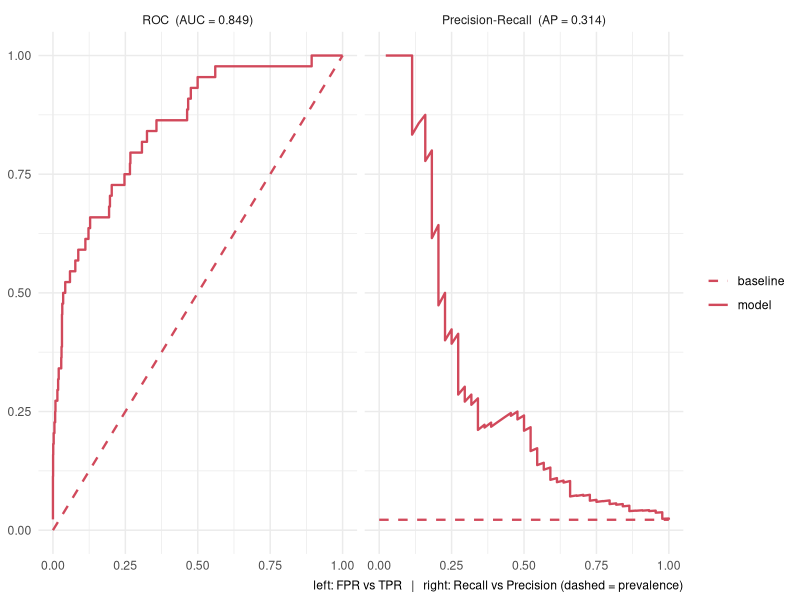
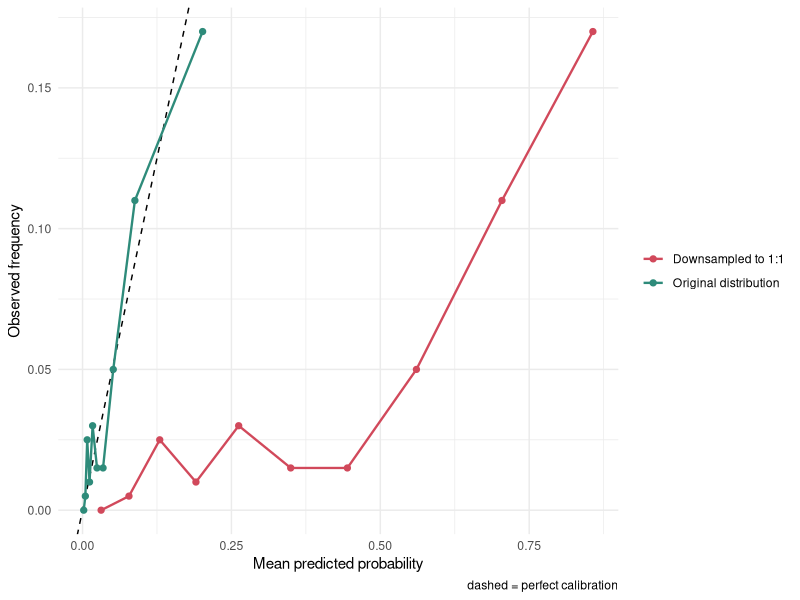
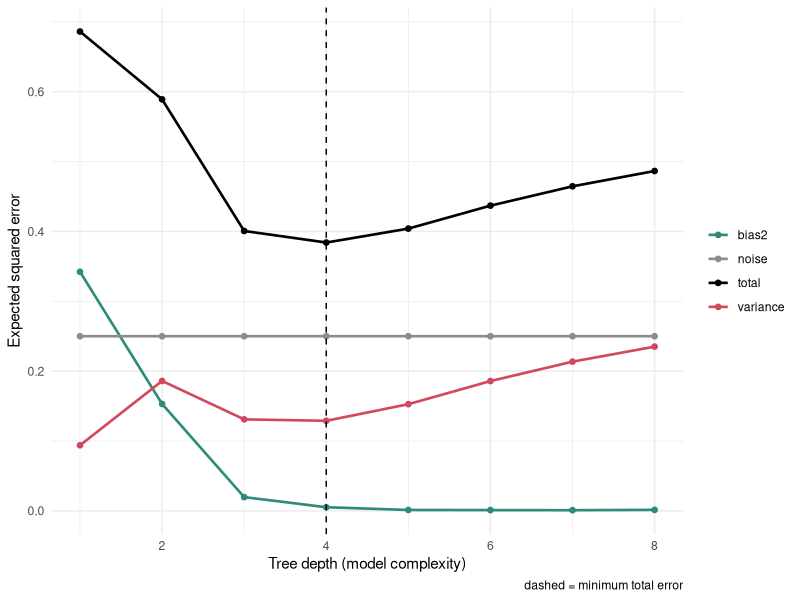

The R source for these figures, in order:
## ---- chunk 1
#| eval: true
#| message: false
library(ggplot2)

set.seed(2026)
n <- 2000
label <- rbinom(n, 1, 0.02)
score <- rnorm(n, mean = ifelse(label == 1, 1.5, 0))

# ROC-AUC = 양성이 음성보다 높은 점수를 받을 확률 (Mann-Whitney)
auc_roc <- function(s, l) {
  r <- rank(s); n1 <- sum(l == 1); n0 <- sum(l == 0)
  (sum(r[l == 1]) - n1 * (n1 + 1) / 2) / (n1 * n0)
}
# PR-AUC = average precision
avg_prec <- function(s, l) {
  o <- order(s, decreasing = TRUE); y <- l[o]
  tp <- cumsum(y == 1)
  sum((tp / seq_along(y))[y == 1]) / sum(l == 1)
}

data.frame(
  prevalence  = round(mean(label), 3),
  n_positive  = sum(label),
  ROC_AUC     = round(auc_roc(score, label), 3),
  PR_AUC      = round(avg_prec(score, label), 3),
  PR_baseline = round(mean(label), 3)
)
## ---- chunk 2
#| eval: true
#| fig-width: 8
#| fig-height: 3.6
o <- order(score, decreasing = TRUE); y <- label[o]
tp <- cumsum(y == 1); fp <- cumsum(y == 0)
prev <- mean(label)

curves <- rbind(
  data.frame(panel = sprintf("ROC  (AUC = %.3f)", auc_roc(score, label)),
             x = fp / sum(label == 0), y = tp / sum(label), type = "model"),
  data.frame(panel = sprintf("Precision-Recall  (AP = %.3f)", avg_prec(score, label)),
             x = tp / sum(label), y = tp / seq_along(y), type = "model")
)
refs <- rbind(
  data.frame(panel = sprintf("ROC  (AUC = %.3f)", auc_roc(score, label)),
             x = c(0, 1), y = c(0, 1), type = "baseline"),
  data.frame(panel = sprintf("Precision-Recall  (AP = %.3f)", avg_prec(score, label)),
             x = c(0, 1), y = c(prev, prev), type = "baseline")
)

plot_df <- rbind(curves, refs)
plot_df$panel <- factor(plot_df$panel, levels = unique(curves$panel))  # ROC를 왼쪽에

ggplot(plot_df, aes(x, y, linetype = type)) +
  geom_line(linewidth = .8, colour = "#d1495b") +
  facet_wrap(~ panel, scales = "free_x") +
  scale_linetype_manual(values = c(model = 1, baseline = 2)) +
  labs(x = NULL, y = NULL, linetype = NULL,
       caption = "left: FPR vs TPR   |   right: Recall vs Precision (dashed = prevalence)") +
  theme_minimal()
## ---- chunk 3
#| eval: true
# 실제 운영 조건으로 환산하면?
recall <- tp / sum(label); precision <- tp / seq_along(y)
do.call(rbind, lapply(c(0.3, 0.5, 0.8), function(r) {
  i <- which(recall >= r)[1]
  data.frame(target_recall = r, n_tested = i,
             true_positives = tp[i], precision = round(precision[i], 3))
}))
## ---- chunk 4
#| eval: true
set.seed(2026)
n <- 4000
x <- rnorm(n)
p_true <- plogis(-4 + 1.5 * x)          # 실제 유병률이 낮은 상황
y <- rbinom(n, 1, p_true)
d <- data.frame(x, y)
tr <- 1:2000; te <- 2001:4000

# ① 원래 분포 그대로 학습
m_plain <- glm(y ~ x, data = d[tr, ], family = binomial)

# ② 다수 class를 다운샘플링해 1:1로 맞춰 학습
pos <- tr[d$y[tr] == 1]
neg <- sample(tr[d$y[tr] == 0], length(pos))
m_bal <- glm(y ~ x, data = d[c(pos, neg), ], family = binomial)

p1 <- predict(m_plain, d[te, ], type = "response")
p2 <- predict(m_bal,   d[te, ], type = "response")
brier <- function(p, y) mean((p - y)^2)

data.frame(
  model       = c("Original distribution", "Downsampled to 1:1"),
  mean_pred   = round(c(mean(p1), mean(p2)), 3),
  observed    = round(mean(d$y[te]), 3),
  ROC_AUC     = round(c(auc_roc(p1, d$y[te]), auc_roc(p2, d$y[te])), 3),
  Brier       = round(c(brier(p1, d$y[te]), brier(p2, d$y[te])), 4)
)
## ---- chunk 5
#| eval: true
#| fig-width: 6.5
#| fig-height: 3.5
cal <- function(p, lab, name, bins = 10) {
  g <- cut(p, quantile(p, seq(0, 1, length.out = bins + 1)),
           include.lowest = TRUE)
  data.frame(model = name,
             predicted = tapply(p, g, mean),
             observed  = tapply(lab, g, mean))
}
cal_df <- rbind(cal(p1, d$y[te], "Original distribution"),
                cal(p2, d$y[te], "Downsampled to 1:1"))

ggplot(cal_df, aes(predicted, observed, colour = model)) +
  geom_abline(linetype = 2) +
  geom_line(linewidth = .8) + geom_point(size = 1.8) +
  scale_colour_manual(values = c("Original distribution" = "#2e8b7a",
                                 "Downsampled to 1:1"    = "#d1495b")) +
  labs(x = "Mean predicted probability", y = "Observed frequency", colour = NULL,
       caption = "dashed = perfect calibration") +
  theme_minimal()
## ---- chunk 6
#| eval: true
#| message: false
library(rpart)
library(tidyr)

set.seed(2026)
f <- function(x) sin(2 * x); sigma <- 0.5
x_grid <- seq(-2.5, 2.5, length.out = 60)

bv <- do.call(rbind, lapply(1:8, function(depth) {
  # 같은 분포에서 training set을 200번 새로 뽑아 예측을 모음
  P <- sapply(1:200, function(b) {
    xt <- runif(80, -2.5, 2.5)
    dt <- data.frame(x = xt, y = f(xt) + rnorm(80, sd = sigma))
    m <- rpart(y ~ x, dt,
               control = rpart.control(maxdepth = depth, cp = 0, minsplit = 2))
    predict(m, data.frame(x = x_grid))
  })
  data.frame(depth    = depth,
             bias2    = mean((rowMeans(P) - f(x_grid))^2),
             variance = mean(apply(P, 1, var)),
             noise    = sigma^2)
}))
bv$total <- bv$bias2 + bv$variance + bv$noise
round(bv, 3)
## ---- chunk 7
#| eval: true
#| fig-width: 6.5
#| fig-height: 3.5
long <- pivot_longer(bv, c(bias2, variance, noise, total),
                     names_to = "component", values_to = "value")

ggplot(long, aes(depth, value, colour = component)) +
  geom_line(linewidth = .9) + geom_point(size = 1.6) +
  geom_vline(xintercept = bv$depth[which.min(bv$total)], linetype = 2) +
  scale_colour_manual(values = c(bias2 = "#2e8b7a", variance = "#d1495b",
                                 noise = "grey55",  total = "black")) +
  labs(x = "Tree depth (model complexity)", y = "Expected squared error",
       colour = NULL, caption = "dashed = minimum total error") +
  theme_minimal()
